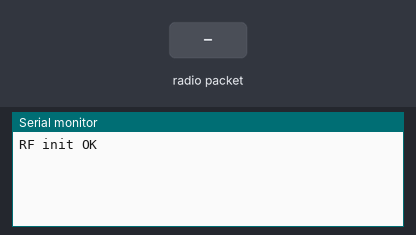
Recording of a sketch running on a simulated Arduino Uno, built with avr-gcc and run on an emulated ATmega328P. Parts: the last lines printed to the serial monitor. Inputs (shaded band) come from the test bench. No radio packets arrive unless stated.

Above: at 1.2 s.
1.3 s: radio packet "1" arrives
At 1.9 s:
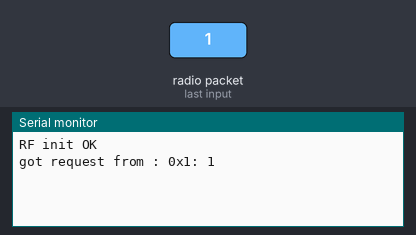
2.8 s: radio packet "0" arrives
At 4.0 s:
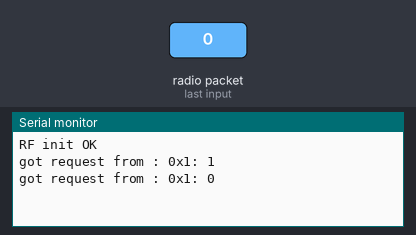
4.3 s: radio packet "2" arrives
At 5.4 s:
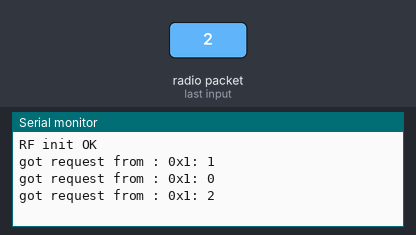

Measured:
- after the input at 1.3 s, the serial monitor: prints a new line at once (image 1)
- after the input at 2.8 s, the serial monitor: prints a new line at once (image 2)
- after the input at 4.3 s, the serial monitor: prints a new line at once (image 3)

The sketch:

rf95_reliable_datagram_server.ino
```cpp
// rf95_reliable_datagram_server.pde
// -*- mode: C++ -*-
// Example sketch showing how to create a simple addressed, reliable messaging server
// with the RHReliableDatagram class, using the RH_RF95 driver to control a RF95 radio.
// It is designed to work with the other example rf95_reliable_datagram_client
// Tested with Anarduino MiniWirelessLoRa, Rocket Scream Mini Ultra Pro with the RFM95W

#include <RHReliableDatagram.h>
#include <RH_RF95.h>

#include <SPI.h>

#define CLIENT_ADDRESS 1
#define SERVER_ADDRESS 2

// Singleton instance of the radio driver
RH_RF95 driver(10, 2);
//RH_RF95 driver(5, 2); // Rocket Scream Mini Ultra Pro with the RFM95W

// Class to manage message delivery and receipt, using the driver declared above
RHReliableDatagram manager(driver, SERVER_ADDRESS);

// Need this on Arduino Zero with SerialUSB port (eg RocketScream Mini Ultra Pro)
//#define Serial SerialUSB

void setup()
{
  // Rocket Scream Mini Ultra Pro with the RFM95W only:
  // Ensure serial flash is not interfering with radio communication on SPI bus
  //  pinMode(4, OUTPUT);
  //  digitalWrite(4, HIGH);

  Serial.begin(9600);
  while (!Serial) ; // Wait for serial port to be available

  if (!manager.init()) {
    Serial.println("RF init failed");
  }
  else {
    Serial.println("RF init OK");
  }

  driver.setFrequency(434.0);
  // Defaults after init are 434.0MHz, 13dBm, Bw = 125 kHz, Cr = 4/5, Sf = 128chips/symbol, CRC on

  // The default transmitter power is 13dBm, using PA_BOOST.
  // If you are using RFM95/96/97/98 modules which uses the PA_BOOST transmitter pin, then
  // you can set transmitter powers from 5 to 23 dBm:
  //  driver.setTxPower(23, false);
  // If you are using Modtronix inAir4 or inAir9,or any other module which uses the
  // transmitter RFO pins and not the PA_BOOST pins
  // then you can configure the power transmitter power for -1 to 14 dBm and with useRFO true.
  // Failure to do that will result in extremely low transmit powers.
  //  driver.setTxPower(14, true);
  // You can optionally require this module to wait until Channel Activity
  // Detection shows no activity on the channel before transmitting by setting
  // the CAD timeout to non-zero:
  //  driver.setCADTimeout(10000);
}

uint8_t data[] = "And hello back to you";
// Dont put this on the stack:
uint8_t buf[RH_RF95_MAX_MESSAGE_LEN];

void loop()
{
  if (manager.available())
  {
    // Wait for a message addressed to us from the client
    uint8_t len = sizeof(buf);
    uint8_t from;
    if (manager.recvfromAck(buf, &len, &from))
    {
      Serial.print("got request from : 0x");
      Serial.print(from, HEX);
      Serial.print(": ");
      Serial.println((char*)buf);

      // Send a reply back to the originator client
      if (!manager.sendtoWait(data, sizeof(data), from))
        Serial.println("sendtoWait failed");
    }
  }
}
```
